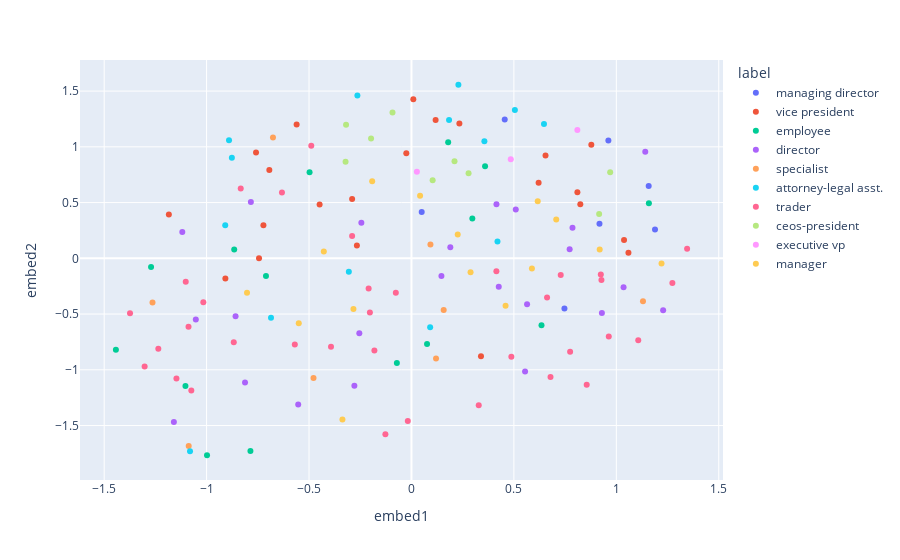

Source (notebook cell):
### Code cell
# alternative mapping - smry lbls
from graphcase_experiments.tools.calculate_embed import calculate_graphcase_embedding
from graphcase_experiments.algos.GraphCaseWrapper import GraphCaseWrapper

_, tbl = calculate_graphcase_embedding(
            G, 'graphcase_experiments/data/enron/', params=GraphCaseWrapper.ENRON_PARAMS, verbose=True, algo=GraphCaseWrapper
        )
plotly_embedding(tbl)

### Figure 1 — Plotly figure (JSON) as saved in the notebook; plotly's stock layout.template omitted (floating-point values rounded to 4 significant figures)
{"data": [{"customdata": [[0, "managing director", 0], [2, "managing director", 0], [37, "managing director", 0], [49, "managing director", 0], [86, "managing director", 0], [97, "managing director", 0], [141, "managing director", 0]], "hovertemplate": "label=%{customdata[1]}<br>embed1=%{x}<br>embed2=%{y}<br>id=%{customdata[0]}<br>label_id=%{customdata[2]}<extra></extra>", "legendgroup": "managing director", "marker": {"color": "#636efa", "symbol": "circle"}, "mode": "markers", "name": "managing director", "orientation": "v", "showlegend": true, "type": "scatter", "x": [0.05004, 0.9612, 1.189, 0.4552, 0.7467, 1.158, 0.9178], "xaxis": "x", "y": [0.4165, 1.057, 0.2576, 1.246, -0.451, 0.6493, 0.3094], "yaxis": "y"}, {"customdata": [[1, "vice president", 1], [23, "vice president", 1], [25, "vice president", 1], [26, "vice president", 1], [31, "vice president", 1], [32, "vice president", 1], [43, "vice president", 1], [51, "vice president", 1], [62, "vice president", 1], [68, "vice president", 1], [94, "vice president", 1], [105, "vice president", 1], [107, "vice president", 1], [110, "vice president", 1], [111, "vice president", 1], [119, "vice president", 1], [120, "vice president", 1], [125, "vice president", 1], [129, "vice president", 1], [133, "vice president", 1], [136, "vice president", 1], [143, "vice president", 1]], "hovertemplate": "label=%{customdata[1]}<br>embed1=%{x}<br>embed2=%{y}<br>id=%{customdata[0]}<br>label_id=%{customdata[2]}<extra></extra>", "legendgroup": "vice president", "marker": {"color": "#EF553B", "symbol": "circle"}, "mode": "markers", "name": "vice president", "orientation": "v", "showlegend": true, "type": "scatter", "x": [1.059, 0.234, -0.7588, -0.6938, -1.184, 0.009051, 0.1179, 0.8242, 1.038, -0.0252, -0.7441, -0.7227, -0.2663, -0.4484, 0.81, 0.6206, -0.5606, 0.6544, -0.9085, -0.2896, 0.3394, 0.878], "xaxis": "x", "y": [0.04982, 1.21, 0.9491, 0.7914, 0.3935, 1.427, 1.24, 0.4851, 0.1634, 0.9435, 0.001422, 0.296, 0.1155, 0.4828, 0.5918, 0.6776, 1.199, 0.9221, -0.1806, 0.5312, -0.878, 1.019], "yaxis": "y"}, {"customdata": [[3, "employee", 2], [9, "employee", 2], [14, "employee", 2], [21, "employee", 2], [34, "employee", 2], [38, "employee", 2], [41, "employee", 2], [56, "employee", 2], [73, "employee", 2], [77, "employee", 2], [78, "employee", 2], [88, "employee", 2], [102, "employee", 2], [121, "employee", 2], [124, "employee", 2]], "hovertemplate": "label=%{customdata[1]}<br>embed1=%{x}<br>embed2=%{y}<br>id=%{customdata[0]}<br>label_id=%{customdata[2]}<extra></extra>", "legendgroup": "employee", "marker": {"color": "#00cc96", "symbol": "circle"}, "mode": "markers", "name": "employee", "orientation": "v", "showlegend": true, "type": "scatter", "x": [-0.4974, -0.7102, 0.6348, -0.786, -1.103, 1.159, -0.998, -1.443, -0.8653, -0.07127, 0.3593, -1.271, 0.2972, 0.1791, 0.07603], "xaxis": "x", "y": [0.7716, -0.1578, -0.601, -1.728, -1.145, 0.4949, -1.766, -0.8205, 0.08006, -0.9383, 0.8267, -0.07731, 0.3566, 1.041, -0.7674], "yaxis": "y"}, {"customdata": [[4, "director", 3], [8, "director", 3], [12, "director", 3], [16, "director", 3], [30, "director", 3], [44, "director", 3], [45, "director", 3], [52, "director", 3], [55, "director", 3], [57, "director", 3], [59, "director", 3], [66, "director", 3], [79, "director", 3], [99, "director", 3], [106, "director", 3], [118, "director", 3], [130, "director", 3], [131, "director", 3], [132, "director", 3], [135, "director", 3], [138, "director", 3], [142, "director", 3], [147, "director", 3]], "hovertemplate": "label=%{customdata[1]}<br>embed1=%{x}<br>embed2=%{y}<br>id=%{customdata[0]}<br>label_id=%{customdata[2]}<extra></extra>", "legendgroup": "director", "marker": {"color": "#ab63fa", "symbol": "circle"}, "mode": "markers", "name": "director", "orientation": "v", "showlegend": true, "type": "scatter", "x": [1.229, 0.4149, 1.035, 0.7722, -0.784, -0.5528, 0.5546, -0.2446, -0.2545, -0.8124, 0.4261, -1.16, 0.1463, 0.1896, -0.2786, -1.119, 0.5644, -1.053, 0.5092, 0.786, 1.141, 0.9296, -0.8586], "xaxis": "x", "y": [-0.4655, 0.4851, -0.2588, 0.08079, 0.5063, -1.312, -1.014, 0.3183, -0.6729, -1.114, -0.2561, -1.468, -0.1586, 0.09968, -1.144, 0.2358, -0.411, -0.5495, 0.4369, 0.2733, 0.9558, -0.491, -0.5191], "yaxis": "y"}, {"customdata": [[5, "specialist", 4], [7, "specialist", 4], [39, "specialist", 4], [85, "specialist", 4], [101, "specialist", 4], [112, "specialist", 4], [137, "specialist", 4], [150, "specialist", 4]], "hovertemplate": "label=%{customdata[1]}<br>embed1=%{x}<br>embed2=%{y}<br>id=%{customdata[0]}<br>label_id=%{customdata[2]}<extra></extra>", "legendgroup": "specialist", "marker": {"color": "#FFA15A", "symbol": "circle"}, "mode": "markers", "name": "specialist", "orientation": "v", "showlegend": true, "type": "scatter", "x": [0.1199, -1.087, 0.1573, 1.13, -1.264, -0.676, -0.478, 0.09257], "xaxis": "x", "y": [-0.8983, -1.683, -0.4643, -0.3845, -0.3951, 1.083, -1.073, 0.1242], "yaxis": "y"}, {"customdata": [[6, "attorney-legal asst.", 5], [13, "attorney-legal asst.", 5], [20, "attorney-legal asst.", 5], [24, "attorney-legal asst.", 5], [28, "attorney-legal asst.", 5], [36, "attorney-legal asst.", 5], [61, "attorney-legal asst.", 5], [65, "attorney-legal asst.", 5], [69, "attorney-legal asst.", 5], [80, "attorney-legal asst.", 5], [81, "attorney-legal asst.", 5], [103, "attorney-legal asst.", 5], [134, "attorney-legal asst.", 5], [139, "attorney-legal asst.", 5]], "hovertemplate": "label=%{customdata[1]}<br>embed1=%{x}<br>embed2=%{y}<br>id=%{customdata[0]}<br>label_id=%{customdata[2]}<extra></extra>", "legendgroup": "attorney-legal asst.", "marker": {"color": "#19d3f3", "symbol": "circle"}, "mode": "markers", "name": "attorney-legal asst.", "orientation": "v", "showlegend": true, "type": "scatter", "x": [0.5048, 0.6469, 0.4199, -0.8767, 0.09121, -0.8905, -0.9091, -0.3057, 0.356, -0.2639, -1.081, 0.1835, -0.6856, 0.2291], "xaxis": "x", "y": [1.331, 1.205, 0.1511, 0.9021, -0.619, 1.058, 0.2973, -0.1197, 1.049, 1.46, -1.731, 1.24, -0.5337, 1.557], "yaxis": "y"}, {"customdata": [[10, "trader", 6], [11, "trader", 6], [15, "trader", 6], [17, "trader", 6], [18, "trader", 6], [19, "trader", 6], [27, "trader", 6], [29, "trader", 6], [40, "trader", 6], [42, "trader", 6], [46, "trader", 6], [48, "trader", 6], [50, "trader", 6], [53, "trader", 6], [58, "trader", 6], [63, "trader", 6], [64, "trader", 6], [67, "trader", 6], [74, "trader", 6], [76, "trader", 6], [89, "trader", 6], [93, "trader", 6], [95, "trader", 6], [96, "trader", 6], [98, "trader", 6], [100, "trader", 6], [104, "trader", 6], [109, "trader", 6], [114, "trader", 6], [115, "trader", 6], [117, "trader", 6], [126, "trader", 6], [140, "trader", 6], [145, "trader", 6], [146, "trader", 6]], "hovertemplate": "label=%{customdata[1]}<br>embed1=%{x}<br>embed2=%{y}<br>id=%{customdata[0]}<br>label_id=%{customdata[2]}<extra></extra>", "legendgroup": "trader", "marker": {"color": "#FF6692", "symbol": "circle"}, "mode": "markers", "name": "trader", "orientation": "v", "showlegend": true, "type": "scatter", "x": [-0.6322, -1.075, -1.374, -0.3927, -0.5694, 0.9632, -1.102, 0.3284, 0.662, 0.8555, 1.346, 0.4876, 0.7286, -0.8334, 0.9242, 1.274, -0.01788, -0.1273, 0.4146, -0.2898, 0.9274, -1.147, 1.107, -0.1809, -0.07629, -0.2029, -0.2091, 0.6788, -1.088, -1.016, -1.236, -0.8674, -1.303, -0.489, 0.7745], "xaxis": "x", "y": [0.5895, -1.186, -0.4931, -0.7936, -0.7724, -0.7019, -0.2101, -1.318, -0.351, -1.134, 0.08581, -0.8828, -0.1507, 0.6256, -0.1451, -0.221, -1.459, -1.578, -0.1161, 0.1992, -0.1949, -1.078, -0.7339, -0.8277, -0.3088, -0.4855, -0.2711, -1.065, -0.6138, -0.3945, -0.8112, -0.7522, -0.9706, 1.009, -0.8389], "yaxis": "y"}, {"customdata": [[22, "ceos-president", 7], [47, "ceos-president", 7], [72, "ceos-president", 7], [82, "ceos-president", 7], [84, "ceos-president", 7], [92, "ceos-president", 7], [108, "ceos-president", 7], [122, "ceos-president", 7], [144, "ceos-president", 7]], "hovertemplate": "label=%{customdata[1]}<br>embed1=%{x}<br>embed2=%{y}<br>id=%{customdata[0]}<br>label_id=%{customdata[2]}<extra></extra>", "legendgroup": "ceos-president", "marker": {"color": "#B6E880", "symbol": "circle"}, "mode": "markers", "name": "ceos-president", "orientation": "v", "showlegend": true, "type": "scatter", "x": [-0.3217, -0.09257, -0.3193, 0.9162, 0.1034, -0.1972, 0.2788, 0.97, 0.2102], "xaxis": "x", "y": [0.8659, 1.307, 1.197, 0.3976, 0.6996, 1.076, 0.7631, 0.7717, 0.8704], "yaxis": "y"}, {"customdata": [[33, "executive vp", 8], [90, "executive vp", 8], [148, "executive vp", 8]], "hovertemplate": "label=%{customdata[1]}<br>embed1=%{x}<br>embed2=%{y}<br>id=%{customdata[0]}<br>label_id=%{customdata[2]}<extra></extra>", "legendgroup": "executive vp", "marker": {"color": "#FF97FF", "symbol": "circle"}, "mode": "markers", "name": "executive vp", "orientation": "v", "showlegend": true, "type": "scatter", "x": [0.4848, 0.8098, 0.02647], "xaxis": "x", "y": [0.8892, 1.151, 0.777], "yaxis": "y"}, {"customdata": [[35, "manager", 9], [54, "manager", 9], [60, "manager", 9], [70, "manager", 9], [71, "manager", 9], [75, "manager", 9], [83, "manager", 9], [87, "manager", 9], [91, "manager", 9], [113, "manager", 9], [116, "manager", 9], [123, "manager", 9], [127, "manager", 9], [128, "manager", 9], [149, "manager", 9]], "hovertemplate": "label=%{customdata[1]}<br>embed1=%{x}<br>embed2=%{y}<br>id=%{customdata[0]}<br>label_id=%{customdata[2]}<extra></extra>", "legendgroup": "manager", "marker": {"color": "#FECB52", "symbol": "circle"}, "mode": "markers", "name": "manager", "orientation": "v", "showlegend": true, "type": "scatter", "x": [-0.4279, 0.2884, -0.337, -0.2831, 0.4594, 0.6164, 0.588, 0.7066, 0.2258, 1.221, -0.8027, 0.04208, -0.1918, -0.5502, 0.9188], "xaxis": "x", "y": [0.06222, -0.124, -1.446, -0.4538, -0.4255, 0.5116, -0.09122, 0.3474, 0.213, -0.04618, -0.3091, 0.5602, 0.6921, -0.582, 0.07928], "yaxis": "y"}], "layout": {"legend": {"title": {"text": "label"}, "tracegroupgap": 0}, "margin": {"t": 60}, "xaxis": {"anchor": "y", "domain": [0, 1], "title": {"text": "embed1"}}, "yaxis": {"anchor": "x", "domain": [0, 1], "title": {"text": "embed2"}}}}
